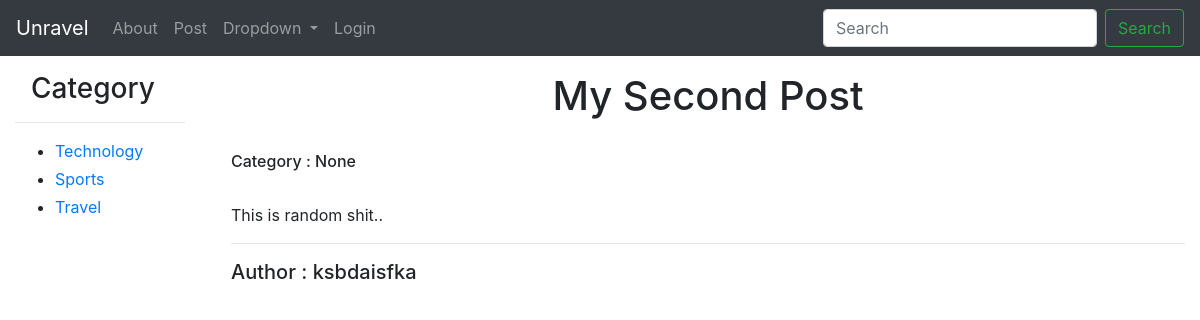
The app's page /my-second-post/ with its own data.
### categories/models.py (models this page shows, shortened)
class Category(models.Model):
	title		= models.CharField(max_length= 40)
	slug		= models.SlugField(blank= True,unique= True)
	created		= models.DateTimeField(auto_now= True)
	def get_absolute_url(self):
		return reverse('category',kwargs={'slug':self.slug})

### post/models.py (models this page shows, shortened)
class Post(models.Model):
	title		=	models.CharField(max_length = 200)
	slug		=	models.SlugField(unique =True, blank = True)
	body		=	models.TextField()
	author		=	models.CharField(max_length = 40)
	featured	=	models.BooleanField(default =False)
	active		=	models.BooleanField(default=True)
	updated		=	models.DateTimeField(auto_now=True)
	published	=	models.DateTimeField(auto_now_add=True)
	category 	=	models.ForeignKey(Category,null=True,blank=True,on_delete=models.CASCADE)

### post/views.py (the view)
# urls.py: path('<slug>/', postDetailView.as_view(), name = 'post_detail'),
class postDetailView(DetailView):
	queryset = Post.objects.all()
	template_name = "post/post_detail.html"
	def get_object(self, *args, **kwargs):
		request=self.request
		slug = self.kwargs.get('slug')
		try:
			instance = Post.objects.get(slug__exact =slug,active=True)
		except Post.DoesNotExist:
			return Http404("Post Does Not Exist")
		except Post.MultipleObjectsReturned:
			qs =Post.objects.filter(slug__exact=slug,active=True)
			instance= qs.first()
		except:
			raise  Http404("Bad Request")
		return instance

### categories/templatetags/category_list.py (called while the page is built)
@register.inclusion_tag('snippets/category_list.html')
def category_list():
	list = Category.objects.all()
	return{"list":list}

### post/templates/post/post_detail.html (shortened to what this page needs)
{% extends 'base.html' %}
{% block content %}
	<h1 class="text-center">{{object.title}}</h1> <br>
	<h6>Category : {{object.category}}</h6><br>
	{% autoescape off%}
	{{object.body}}
	{% endautoescape %}<br>
	<hr>
	<h5 >Author : {{object.author}}</h5>
{% endblock content %}

### categories/templates/snippets/category_list.html
<h3 class="ml-3">Category</h3>
<hr>
<ul>
{% for obj in list %}
	<li class="my-1"> <a href="{{ obj.get_absolute_url }}">{{obj.title}}</a></li>
{% endfor%}
</ul>

### records on screen
Category: title "Technology"
Category: title "Sports"
Category: title "Travel"
Post: title "My Second Post", category "None", body "This is random shit..", author "ksbdaisfka"
